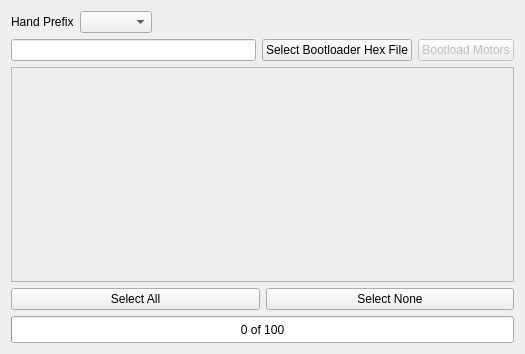
<?xml version="1.0" encoding="UTF-8"?>
<ui version="4.0">
 <class>BootloaderDockWidget</class>
 <widget class="QWidget" name="BootloaderDockWidget">
  <property name="geometry">
   <rect>
    <x>0</x>
    <y>0</y>
    <width>525</width>
    <height>354</height>
   </rect>
  </property>
  <property name="mouseTracking">
   <bool>false</bool>
  </property>
  <property name="windowTitle">
   <string>Bootloader</string>
  </property>
  <layout class="QGridLayout" name="gridLayout_2">
   <item row="1" column="0">
    <layout class="QVBoxLayout" name="verticalLayout" stretch="0,0,0,0">
     <item>
      <layout class="QHBoxLayout" name="horizontalLayout">
       <item>
        <widget class="QLineEdit" name="txt_path"/>
       </item>
       <item>
        <widget class="QPushButton" name="btn_select_bootloader">
         <property name="text">
          <string>Select Bootloader Hex File</string>
         </property>
        </widget>
       </item>
       <item>
        <widget class="QPushButton" name="btn_bootload">
         <property name="enabled">
          <bool>false</bool>
         </property>
         <property name="toolTip">
          <string>Select a hex file to bootload first</string>
         </property>
         <property name="text">
          <string>Bootload Motors</string>
         </property>
        </widget>
       </item>
      </layout>
     </item>
     <item>
      <widget class="QFrame" name="motors_frame">
       <property name="frameShape">
        <enum>QFrame::StyledPanel</enum>
       </property>
       <property name="frameShadow">
        <enum>QFrame::Raised</enum>
       </property>
       <layout class="QGridLayout" name="gridLayout"/>
      </widget>
     </item>
     <item>
      <layout class="QHBoxLayout" name="horizontalLayout_7">
       <item>
        <widget class="QPushButton" name="btn_select_all">
         <property name="text">
          <string>Select All</string>
         </property>
        </widget>
       </item>
       <item>
        <widget class="QPushButton" name="btn_select_none">
         <property name="text">
          <string>Select None</string>
         </property>
        </widget>
       </item>
      </layout>
     </item>
     <item>
      <widget class="QProgressBar" name="motors_progress_bar">
       <property name="sizePolicy">
        <sizepolicy hsizetype="Expanding" vsizetype="Fixed">
         <horstretch>0</horstretch>
         <verstretch>0</verstretch>
        </sizepolicy>
       </property>
       <property name="minimumSize">
        <size>
         <width>0</width>
         <height>27</height>
        </size>
       </property>
       <property name="value">
        <number>0</number>
       </property>
       <property name="textVisible">
        <bool>true</bool>
       </property>
       <property name="invertedAppearance">
        <bool>false</bool>
       </property>
       <property name="format">
        <string>%v of %m</string>
       </property>
      </widget>
     </item>
    </layout>
   </item>
   <item row="0" column="0">
    <layout class="QHBoxLayout" name="horizontalLayout_2">
     <item>
      <widget class="QLabel" name="label">
       <property name="text">
        <string>Hand Prefix</string>
       </property>
      </widget>
     </item>
     <item>
      <widget class="QComboBox" name="select_prefix">
       <property name="maxCount">
        <number>2147483641</number>
       </property>
      </widget>
     </item>
     <item>
      <spacer name="horizontalSpacer">
       <property name="orientation">
        <enum>Qt::Horizontal</enum>
       </property>
       <property name="sizeHint" stdset="0">
        <size>
         <width>40</width>
         <height>20</height>
        </size>
       </property>
      </spacer>
     </item>
    </layout>
   </item>
  </layout>
 </widget>
 <resources/>
 <connections/>
</ui>
